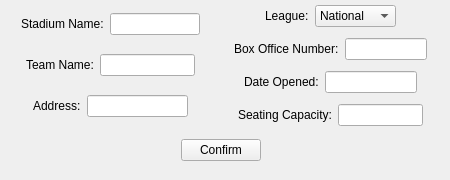
    <widget class="QWidget" name="add_stadium_page">
     <widget class="QWidget" name="verticalLayoutWidget_8">
      <property name="geometry">
       <rect>
        <x>0</x>
        <y>0</y>
        <width>221</width>
        <height>131</height>
       </rect>
      </property>
      <layout class="QVBoxLayout" name="verticalLayout_10">
       <item>
        <layout class="QHBoxLayout" name="horizontalLayout_30">
         <item>
          <spacer name="horizontalSpacer_55">
           <property name="orientation">
            <enum>Qt::Horizontal</enum>
           </property>
           <property name="sizeHint" stdset="0">
            <size>
             <width>40</width>
             <height>20</height>
            </size>
           </property>
          </spacer>
         </item>
         <item>
          <widget class="QLabel" name="label_22">
           <property name="text">
            <string>Stadium Name:</string>
           </property>
          </widget>
         </item>
         <item>
          <widget class="QLineEdit" name="add_stadium_name">
           <property name="enabled">
            <bool>true</bool>
           </property>
          </widget>
         </item>
         <item>
          <spacer name="horizontalSpacer_56">
           <property name="orientation">
            <enum>Qt::Horizontal</enum>
           </property>
           <property name="sizeHint" stdset="0">
            <size>
             <width>40</width>
             <height>20</height>
            </size>
           </property>
          </spacer>
         </item>
        </layout>
       </item>
       <item>
        <layout class="QHBoxLayout" name="horizontalLayout_34">
         <item>
          <spacer name="horizontalSpacer_63">
           <property name="orientation">
            <enum>Qt::Horizontal</enum>
           </property>
           <property name="sizeHint" stdset="0">
            <size>
             <width>40</width>
             <height>20</height>
            </size>
           </property>
          </spacer>
         </item>
         <item>
          <widget class="QLabel" name="label_26">
           <property name="text">
            <string>Team Name:</string>
           </property>
          </widget>
         </item>
         <item>
          <widget class="QLineEdit" name="add_stadium_team">
           <property name="enabled">
            <bool>true</bool>
           </property>
          </widget>
         </item>
         <item>
          <spacer name="horizontalSpacer_64">
           <property name="orientation">
            <enum>Qt::Horizontal</enum>
           </property>
           <property name="sizeHint" stdset="0">
            <size>
             <width>40</width>
             <height>20</height>
            </size>
           </property>
          </spacer>
         </item>
        </layout>
       </item>
       <item>
        <layout class="QHBoxLayout" name="horizontalLayout_36">
         <item>
          <spacer name="horizontalSpacer_67">
           <property name="orientation">
            <enum>Qt::Horizontal</enum>
           </property>
           <property name="sizeHint" stdset="0">
            <size>
             <width>40</width>
             <height>20</height>
            </size>
           </property>
          </spacer>
         </item>
         <item>
          <widget class="QLabel" name="label_28">
           <property name="text">
            <string>Address:</string>
           </property>
          </widget>
         </item>
         <item>
          <widget class="QLineEdit" name="add_stadium_address">
           <property name="enabled">
            <bool>true</bool>
           </property>
          </widget>
         </item>
         <item>
          <spacer name="horizontalSpacer_68">
           <property name="orientation">
            <enum>Qt::Horizontal</enum>
           </property>
           <property name="sizeHint" stdset="0">
            <size>
             <width>40</width>
             <height>20</height>
            </size>
           </property>
          </spacer>
         </item>
        </layout>
       </item>
      </layout>
     </widget>
     <widget class="QWidget" name="verticalLayoutWidget_9">
      <property name="geometry">
       <rect>
        <x>220</x>
        <y>0</y>
        <width>221</width>
        <height>131</height>
       </rect>
      </property>
      <layout class="QVBoxLayout" name="verticalLayout_11">
       <item>
        <layout class="QHBoxLayout" name="horizontalLayout_38">
         <item>
          <spacer name="horizontalSpacer_71">
           <property name="orientation">
            <enum>Qt::Horizontal</enum>
           </property>
           <property name="sizeHint" stdset="0">
            <size>
             <width>40</width>
             <height>20</height>
            </size>
           </property>
          </spacer>
         </item>
         <item>
          <widget class="QLabel" name="label_30">
           <property name="text">
            <string>League:</string>
           </property>
          </widget>
         </item>
         <item>
          <widget class="QComboBox" name="add_stadium_league">
           <item>
            <property name="text">
             <string>National</string>
            </property>
           </item>
           <item>
            <property name="text">
             <string>American</string>
            </property>
           </item>
          </widget>
         </item>
         <item>
          <spacer name="horizontalSpacer_72">
           <property name="orientation">
            <enum>Qt::Horizontal</enum>
           </property>
           <property name="sizeHint" stdset="0">
            <size>
             <width>40</width>
             <height>20</height>
            </size>
           </property>
          </spacer>
         </item>
        </layout>
       </item>
       <item>
        <layout class="QHBoxLayout" name="horizontalLayout_31">
         <item>
          <spacer name="horizontalSpacer_57">
           <property name="orientation">
            <enum>Qt::Horizontal</enum>
           </property>
           <property name="sizeHint" stdset="0">
            <size>
             <width>40</width>
             <height>20</height>
            </size>
           </property>
          </spacer>
         </item>
         <item>
          <widget class="QLabel" name="label_23">
           <property name="text">
            <string>Box Office Number:</string>
           </property>
          </widget>
         </item>
         <item>
          <widget class="QLineEdit" name="add_stadium_box_office_number">
           <property name="enabled">
            <bool>true</bool>
           </property>
          </widget>
         </item>
         <item>
          <spacer name="horizontalSpacer_58">
           <property name="orientation">
            <enum>Qt::Horizontal</enum>
           </property>
           <property name="sizeHint" stdset="0">
            <size>
             <width>40</width>
             <height>20</height>
            </size>
           </property>
          </spacer>
         </item>
        </layout>
       </item>
       <item>
        <layout class="QHBoxLayout" name="horizontalLayout_35">
         <item>
          <spacer name="horizontalSpacer_65">
           <property name="orientation">
            <enum>Qt::Horizontal</enum>
           </property>
           <property name="sizeHint" stdset="0">
            <size>
             <width>40</width>
             <height>20</height>
            </size>
           </property>
          </spacer>
         </item>
         <item>
          <widget class="QLabel" name="label_27">
           <property name="text">
            <string>Date Opened:</string>
           </property>
          </widget>
         </item>
         <item>
          <widget class="QLineEdit" name="add_stadium_date_opened">
           <property name="enabled">
            <bool>true</bool>
           </property>
          </widget>
         </item>
         <item>
          <spacer name="horizontalSpacer_66">
           <property name="orientation">
            <enum>Qt::Horizontal</enum>
           </property>
           <property name="sizeHint" stdset="0">
            <size>
             <width>40</width>
             <height>20</height>
            </size>
           </property>
          </spacer>
         </item>
        </layout>
       </item>
       <item>
        <layout class="QHBoxLayout" name="horizontalLayout_37">
         <item>
          <spacer name="horizontalSpacer_69">
           <property name="orientation">
            <enum>Qt::Horizontal</enum>
           </property>
           <property name="sizeHint" stdset="0">
            <size>
             <width>40</width>
             <height>20</height>
            </size>
           </property>
          </spacer>
         </item>
         <item>
          <widget class="QLabel" name="label_29">
           <property name="text">
            <string>Seating Capacity:</string>
           </property>
          </widget>
         </item>
         <item>
          <widget class="QLineEdit" name="add_stadium_seating_capacity">
           <property name="enabled">
            <bool>true</bool>
           </property>
          </widget>
         </item>
         <item>
          <spacer name="horizontalSpacer_70">
           <property name="orientation">
            <enum>Qt::Horizontal</enum>
           </property>
           <property name="sizeHint" stdset="0">
            <size>
             <width>40</width>
             <height>20</height>
            </size>
           </property>
          </spacer>
         </item>
        </layout>
       </item>
      </layout>
     </widget>
     <widget class="QWidget" name="horizontalLayoutWidget_4">
      <property name="geometry">
       <rect>
        <x>0</x>
        <y>130</y>
        <width>441</width>
        <height>41</height>
       </rect>
      </property>
      <layout class="QHBoxLayout" name="horizontalLayout_5">
       <item>
        <spacer name="horizontalSpacer_31">
         <property name="orientation">
          <enum>Qt::Horizontal</enum>
         </property>
         <property name="sizeHint" stdset="0">
          <size>
           <width>40</width>
           <height>20</height>
          </size>
         </property>
        </spacer>
       </item>
       <item>
        <widget class="QPushButton" name="add_stadium_confirm_button">
         <property name="text">
          <string>Confirm</string>
         </property>
        </widget>
       </item>
       <item>
        <spacer name="horizontalSpacer_32">
         <property name="orientation">
          <enum>Qt::Horizontal</enum>
         </property>
         <property name="sizeHint" stdset="0">
          <size>
           <width>40</width>
           <height>20</height>
          </size>
         </property>
        </spacer>
       </item>
      </layout>
     </widget>
    </widget>
